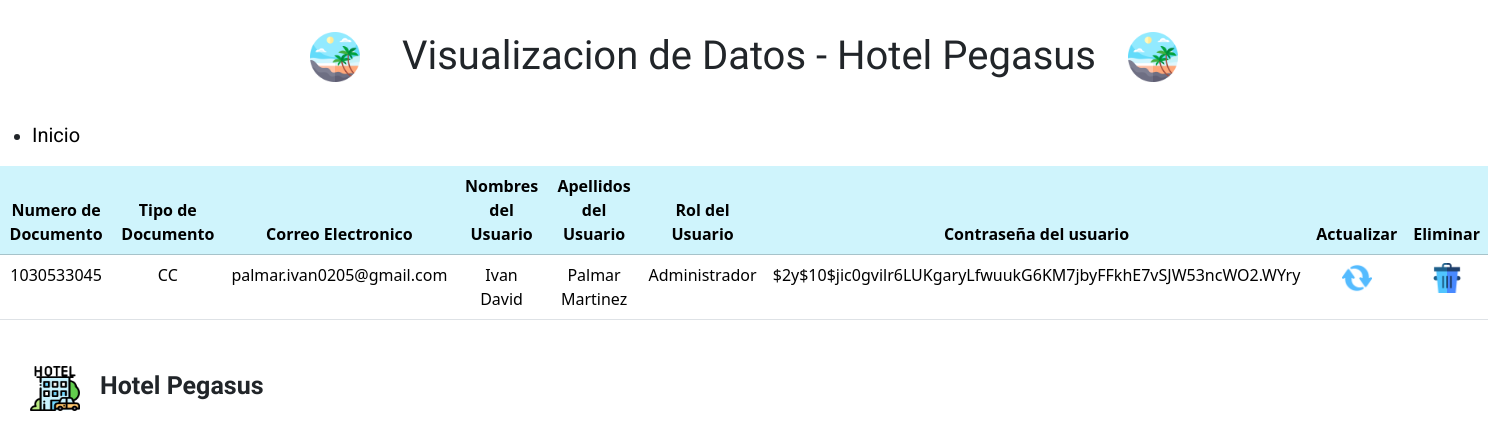
The app's page /pages/mostrarCliente.php, older data.
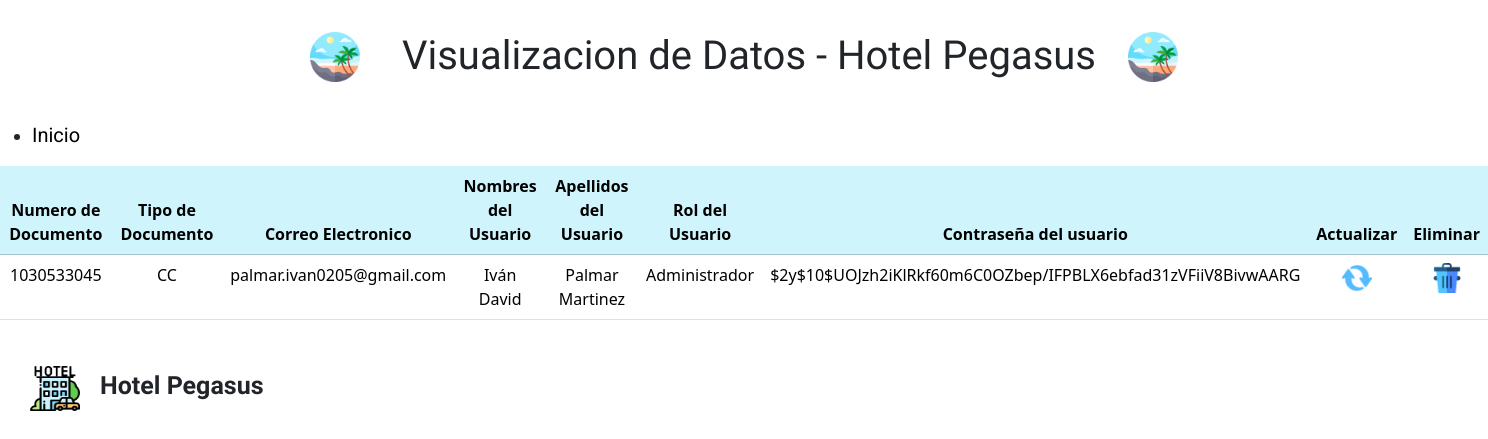
The same page, newer data.
### tables this page shows
CREATE TABLE `tb_clientes` (
  `numeroDocumento_cli` varchar(10) NOT NULL,
  `tipoDocumento_cli` varchar(50) NOT NULL,
  `correoElectronico_cli` varchar(200) NOT NULL,
  `nombres_cli` varchar(70) NOT NULL,
  `apellidos_cli` varchar(70) NOT NULL,
  `rol_cli` varchar(60) NOT NULL,
  `contrasena_cli` varchar(70) NOT NULL
);

### pages/Conexion.php (called while the page is built)
<?php
class Conexion{
    private static string $driver = 'mysql:host=localhost;port=3307;dbname=hotelpegasusprueba';
    private static string $nombreUsuario = 'root';
    private static string $contrasenaUsuario = '';
    private static $opciones = [
            PDO::MYSQL_ATTR_INIT_COMMAND => "SET NAMES 'utf8mb4'",
            PDO::ATTR_DEFAULT_FETCH_MODE => PDO::FETCH_OBJ
        ];
    public static function conexion(){
        $conexion = new PDO(Conexion::$driver,Conexion::$nombreUsuario,Conexion::$contrasenaUsuario,Conexion::$opciones);
        return $conexion;
    }
}
?>

### pages/usuarioClass.php (the view, shortened to what this page needs)
<?php
require_once('Conexion.php');
class Usuario{
    public function mostrarClientes(){
        $mostrarDatos = Conexion::conexion()->query('SELECT * FROM tb_clientes');
        $mostrarDatos->setFetchMode(PDO::FETCH_ASSOC);
        $mostrarDatos->execute();
        ?>
        <link href="https://cdn.jsdelivr.net/npm/bootstrap@5.3.2/dist/css/bootstrap.min.css" rel="stylesheet">
        <link rel="stylesheet" href="../css/usuarioClass.css">
        <table class="table">
            <thead class="table-info">
                    <tr>
                        <th scope='col'>Numero de Documento</th>
                        <th scope='col'>Tipo de Documento</th>
                        <th scope='col'>Correo Electronico</th>
                        <th scope='col'>Nombres del Usuario</th>
                        <th scope='col'>Apellidos del Usuario</th>
                        <th scope='col'>Rol del Usuario</th>
                        <th scope='col'>Contraseña del usuario</th>
                        <th scope='col'>Actualizar</th>
                        <th scope='col'>Eliminar</th>
                    </tr>
            </thead>
            <?php while ($fila = $mostrarDatos->fetch()){?>
                <tr>
                    <td><?php echo $fila['numeroDocumento_cli'];?></td>
                    <td><?php echo $fila['tipoDocumento_cli'];?></td>
                    <td><?php echo $fila['correoElectronico_cli'];?></td>
                    <td><?php echo $fila['nombres_cli'];?></td>
                    <td><?php echo $fila['apellidos_cli'];?></td>
                    <td><?php echo $fila['rol_cli']?></td>
                    <td><?php echo $fila['contrasena_cli']?></td>
                    <td>
                        <a href="updateCliente.php?numeroDocumento_cli='<?php echo $fila['numeroDocumento_cli']?>'"><img src="../img/actualizar.png" alt="imagenActualizar" width="30px" ></a>
                    </td>
                    <td>
                        <a href="eliminarCliente.php?numeroDocumento_cli='<?php echo $fila['numeroDocumento_cli'] ?>'"><img src="../img/eliminar.png" alt="imagenEliminar" width='30px'></a>
                    </td>
                </tr>
                <?php } ?>
        </table>
        <?php
    }
}
?>

### pages/mostrarCliente.php (shortened to what this page needs)
<!DOCTYPE html>
<html lang="es">
<head>
    <link rel="stylesheet" href="../css/usuarioClass.css">
</head>
<body>
    <header>
        <div class="logoIzquierdo">
            <img src="../img/playa.png" alt="logoIzquierda">
        </div>
        <h1 class="tituloEncabezado">Visualizacion de Datos - Hotel Pegasus</h1>
        <div class="logoIzquierdo">
            <img src="../img/playa.png" alt="logoIzquierda">
        </div>
    </header>
    <ul>
        <li>
            <a href="../index.php">Inicio</a>
        </li>
    </ul>
<?php
require_once('usuarioClass.php');
$usuario = new Usuario();
$usuario->mostrarClientes();
?>
<footer>
    <div class="contenedorFooter">
        <img src="../img/hotel.png" alt="hotelIcono">
        <h3>Hotel Pegasus</h3>
    </div>
</footer>

### css/usuarioClass.css (style rules this page uses)
h1 { font-size: 2.5rem; font-family: 'Oswald', sans-serif; }
header { display: flex; justify-content: center; height: 120px; }
header .tituloEncabezado { align-self: center; margin-left: 10px; }
header .logoIzquierdo { width: -100%; padding: 32px; }
.logoIzquierdo img { width: 50px; height: 50px; }
li a { color: black; text-decoration: none; font-size: 20px; font-family: 'Roboto', sans-serif; }
th { text-align:center; }
td { padding-top: 10px; text-align: center; }
footer .contenedorFooter { width: 100%; display: flex; justify-content: start; padding: 30px; }
.contenedorFooter img { width: 50px; height: 45px; }
.contenedorFooter h3 { margin-left: 20px; font-family: 'Oswald', sans-serif; font-weight: bold; font-size: 25px; margin-top: 5px; }

Row changes from the older to the newer data that the page shows:
changed tb_clientes "CC": nombres_cli "Ivan David" → "Iván David"; contrasena_cli "$2y$10$jic0gvilr6LUKgaryLfwuukG6KM7jbyFFkhE7vSJW53ncWO2.WYry" → "$2y$10$UOJzh2iKlRkf60m6C0OZbep/IFPBLX6ebfad31zVFiiV8BivwAARG"
